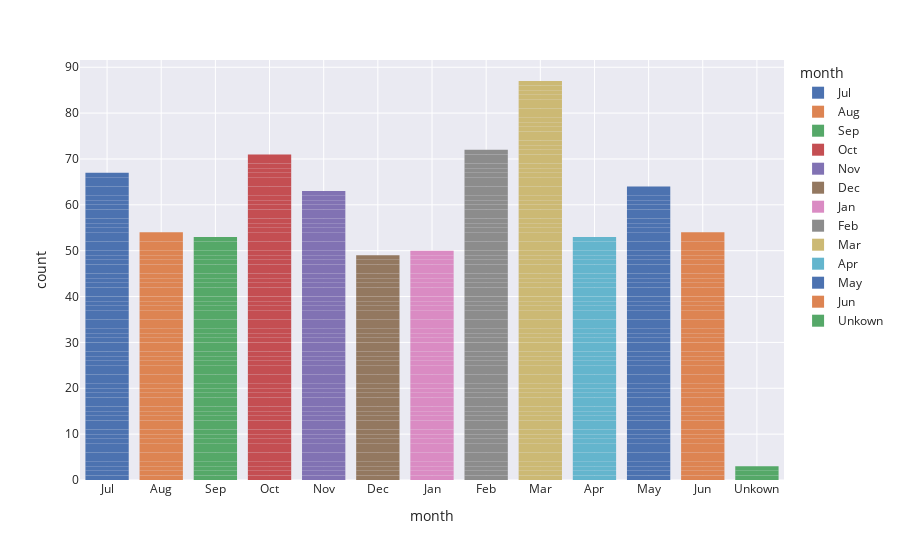

Source (notebook cell):
### Code cell
fig = px.bar(df, x="month", color="month")
fig.update_traces(dict(marker_line_width=0))
fig.show()

### Figure 1 — Plotly figure (JSON) as saved in the notebook; plotly's stock layout.template omitted (floating-point values rounded to 4 significant figures)
{"data": [{"alignmentgroup": "True", "hovertemplate": "month=%{x}<br>count=%{y}<extra></extra>", "legendgroup": "Jul", "marker": {"color": "rgb(76,114,176)", "line": {"width": 0}, "pattern": {"shape": ""}}, "name": "Jul", "offsetgroup": "Jul", "orientation": "v", "showlegend": true, "textposition": "auto", "type": "bar", "x": ["Jul", "Jul", "Jul", "Jul", "Jul", "Jul", "Jul", "Jul", "Jul", "Jul", "Jul", "Jul", "Jul", "Jul", "Jul", "Jul", "Jul", "Jul", "Jul", "Jul", "Jul", "Jul", "Jul", "Jul", "Jul", "Jul", "Jul", "Jul", "Jul", "Jul", "Jul", "Jul", "Jul", "Jul", "Jul", "Jul", "Jul", "Jul", "Jul", "Jul", "Jul", "Jul", "Jul", "Jul", "Jul", "Jul", "Jul", "Jul", "Jul", "Jul", "Jul", "Jul", "Jul", "Jul", "Jul", "Jul", "Jul", "Jul", "Jul", "Jul", "Jul", "Jul", "Jul", "Jul", "Jul", "Jul", "Jul"], "xaxis": "x", "y": [1, 1, 1, 1, 1, 1, 1, 1, 1, 1, 1, 1, 1, 1, 1, 1, 1, 1, 1, 1, 1, 1, 1, 1, 1, 1, 1, 1, 1, 1, 1, 1, 1, 1, 1, 1, 1, 1, 1, 1, 1, 1, 1, 1, 1, 1, 1, 1, 1, 1, 1, 1, 1, 1, 1, 1, 1, 1, 1, 1, 1, 1, 1, 1, 1, 1, 1], "yaxis": "y"}, {"alignmentgroup": "True", "hovertemplate": "month=%{x}<br>count=%{y}<extra></extra>", "legendgroup": "Aug", "marker": {"color": "rgb(221,132,82)", "line": {"width": 0}, "pattern": {"shape": ""}}, "name": "Aug", "offsetgroup": "Aug", "orientation": "v", "showlegend": true, "textposition": "auto", "type": "bar", "x": ["Aug", "Aug", "Aug", "Aug", "Aug", "Aug", "Aug", "Aug", "Aug", "Aug", "Aug", "Aug", "Aug", "Aug", "Aug", "Aug", "Aug", "Aug", "Aug", "Aug", "Aug", "Aug", "Aug", "Aug", "Aug", "Aug", "Aug", "Aug", "Aug", "Aug", "Aug", "Aug", "Aug", "Aug", "Aug", "Aug", "Aug", "Aug", "Aug", "Aug", "Aug", "Aug", "Aug", "Aug", "Aug", "Aug", "Aug", "Aug", "Aug", "Aug", "Aug", "Aug", "Aug", "Aug"], "xaxis": "x", "y": [1, 1, 1, 1, 1, 1, 1, 1, 1, 1, 1, 1, 1, 1, 1, 1, 1, 1, 1, 1, 1, 1, 1, 1, 1, 1, 1, 1, 1, 1, 1, 1, 1, 1, 1, 1, 1, 1, 1, 1, 1, 1, 1, 1, 1, 1, 1, 1, 1, 1, 1, 1, 1, 1], "yaxis": "y"}, {"alignmentgroup": "True", "hovertemplate": "month=%{x}<br>count=%{y}<extra></extra>", "legendgroup": "Sep", "marker": {"color": "rgb(85,168,104)", "line": {"width": 0}, "pattern": {"shape": ""}}, "name": "Sep", "offsetgroup": "Sep", "orientation": "v", "showlegend": true, "textposition": "auto", "type": "bar", "x": ["Sep", "Sep", "Sep", "Sep", "Sep", "Sep", "Sep", "Sep", "Sep", "Sep", "Sep", "Sep", "Sep", "Sep", "Sep", "Sep", "Sep", "Sep", "Sep", "Sep", "Sep", "Sep", "Sep", "Sep", "Sep", "Sep", "Sep", "Sep", "Sep", "Sep", "Sep", "Sep", "Sep", "Sep", "Sep", "Sep", "Sep", "Sep", "Sep", "Sep", "Sep", "Sep", "Sep", "Sep", "Sep", "Sep", "Sep", "Sep", "Sep", "Sep", "Sep", "Sep", "Sep"], "xaxis": "x", "y": [1, 1, 1, 1, 1, 1, 1, 1, 1, 1, 1, 1, 1, 1, 1, 1, 1, 1, 1, 1, 1, 1, 1, 1, 1, 1, 1, 1, 1, 1, 1, 1, 1, 1, 1, 1, 1, 1, 1, 1, 1, 1, 1, 1, 1, 1, 1, 1, 1, 1, 1, 1, 1], "yaxis": "y"}, {"alignmentgroup": "True", "hovertemplate": "month=%{x}<br>count=%{y}<extra></extra>", "legendgroup": "Oct", "marker": {"color": "rgb(196,78,82)", "line": {"width": 0}, "pattern": {"shape": ""}}, "name": "Oct", "offsetgroup": "Oct", "orientation": "v", "showlegend": true, "textposition": "auto", "type": "bar", "x": ["Oct", "Oct", "Oct", "Oct", "Oct", "Oct", "Oct", "Oct", "Oct", "Oct", "Oct", "Oct", "Oct", "Oct", "Oct", "Oct", "Oct", "Oct", "Oct", "Oct", "Oct", "Oct", "Oct", "Oct", "Oct", "Oct", "Oct", "Oct", "Oct", "Oct", "Oct", "Oct", "Oct", "Oct", "Oct", "Oct", "Oct", "Oct", "Oct", "Oct", "Oct", "Oct", "Oct", "Oct", "Oct", "Oct", "Oct", "Oct", "Oct", "Oct", "Oct", "Oct", "Oct", "Oct", "Oct", "Oct", "Oct", "Oct", "Oct", "Oct", "Oct", "Oct", "Oct", "Oct", "Oct", "Oct", "Oct", "Oct", "Oct", "Oct", "Oct"], "xaxis": "x", "y": [1, 1, 1, 1, 1, 1, 1, 1, 1, 1, 1, 1, 1, 1, 1, 1, 1, 1, 1, 1, 1, 1, 1, 1, 1, 1, 1, 1, 1, 1, 1, 1, 1, 1, 1, 1, 1, 1, 1, 1, 1, 1, 1, 1, 1, 1, 1, 1, 1, 1, 1, 1, 1, 1, 1, 1, 1, 1, 1, 1, 1, 1, 1, 1, 1, 1, 1, 1, 1, 1, 1], "yaxis": "y"}, {"alignmentgroup": "True", "hovertemplate": "month=%{x}<br>count=%{y}<extra></extra>", "legendgroup": "Nov", "marker": {"color": "rgb(129,114,179)", "line": {"width": 0}, "pattern": {"shape": ""}}, "name": "Nov", "offsetgroup": "Nov", "orientation": "v", "showlegend": true, "textposition": "auto", "type": "bar", "x": ["Nov", "Nov", "Nov", "Nov", "Nov", "Nov", "Nov", "Nov", "Nov", "Nov", "Nov", "Nov", "Nov", "Nov", "Nov", "Nov", "Nov", "Nov", "Nov", "Nov", "Nov", "Nov", "Nov", "Nov", "Nov", "Nov", "Nov", "Nov", "Nov", "Nov", "Nov", "Nov", "Nov", "Nov", "Nov", "Nov", "Nov", "Nov", "Nov", "Nov", "Nov", "Nov", "Nov", "Nov", "Nov", "Nov", "Nov", "Nov", "Nov", "Nov", "Nov", "Nov", "Nov", "Nov", "Nov", "Nov", "Nov", "Nov", "Nov", "Nov", "Nov", "Nov", "Nov"], "xaxis": "x", "y": [1, 1, 1, 1, 1, 1, 1, 1, 1, 1, 1, 1, 1, 1, 1, 1, 1, 1, 1, 1, 1, 1, 1, 1, 1, 1, 1, 1, 1, 1, 1, 1, 1, 1, 1, 1, 1, 1, 1, 1, 1, 1, 1, 1, 1, 1, 1, 1, 1, 1, 1, 1, 1, 1, 1, 1, 1, 1, 1, 1, 1, 1, 1], "yaxis": "y"}, {"alignmentgroup": "True", "hovertemplate": "month=%{x}<br>count=%{y}<extra></extra>", "legendgroup": "Dec", "marker": {"color": "rgb(147,120,96)", "line": {"width": 0}, "pattern": {"shape": ""}}, "name": "Dec", "offsetgroup": "Dec", "orientation": "v", "showlegend": true, "textposition": "auto", "type": "bar", "x": ["Dec", "Dec", "Dec", "Dec", "Dec", "Dec", "Dec", "Dec", "Dec", "Dec", "Dec", "Dec", "Dec", "Dec", "Dec", "Dec", "Dec", "Dec", "Dec", "Dec", "Dec", "Dec", "Dec", "Dec", "Dec", "Dec", "Dec", "Dec", "Dec", "Dec", "Dec", "Dec", "Dec", "Dec", "Dec", "Dec", "Dec", "Dec", "Dec", "Dec", "Dec", "Dec", "Dec", "Dec", "Dec", "Dec", "Dec", "Dec", "Dec"], "xaxis": "x", "y": [1, 1, 1, 1, 1, 1, 1, 1, 1, 1, 1, 1, 1, 1, 1, 1, 1, 1, 1, 1, 1, 1, 1, 1, 1, 1, 1, 1, 1, 1, 1, 1, 1, 1, 1, 1, 1, 1, 1, 1, 1, 1, 1, 1, 1, 1, 1, 1, 1], "yaxis": "y"}, {"alignmentgroup": "True", "hovertemplate": "month=%{x}<br>count=%{y}<extra></extra>", "legendgroup": "Jan", "marker": {"color": "rgb(218,139,195)", "line": {"width": 0}, "pattern": {"shape": ""}}, "name": "Jan", "offsetgroup": "Jan", "orientation": "v", "showlegend": true, "textposition": "auto", "type": "bar", "x": ["Jan", "Jan", "Jan", "Jan", "Jan", "Jan", "Jan", "Jan", "Jan", "Jan", "Jan", "Jan", "Jan", "Jan", "Jan", "Jan", "Jan", "Jan", "Jan", "Jan", "Jan", "Jan", "Jan", "Jan", "Jan", "Jan", "Jan", "Jan", "Jan", "Jan", "Jan", "Jan", "Jan", "Jan", "Jan", "Jan", "Jan", "Jan", "Jan", "Jan", "Jan", "Jan", "Jan", "Jan", "Jan", "Jan", "Jan", "Jan", "Jan", "Jan"], "xaxis": "x", "y": [1, 1, 1, 1, 1, 1, 1, 1, 1, 1, 1, 1, 1, 1, 1, 1, 1, 1, 1, 1, 1, 1, 1, 1, 1, 1, 1, 1, 1, 1, 1, 1, 1, 1, 1, 1, 1, 1, 1, 1, 1, 1, 1, 1, 1, 1, 1, 1, 1, 1], "yaxis": "y"}, {"alignmentgroup": "True", "hovertemplate": "month=%{x}<br>count=%{y}<extra></extra>", "legendgroup": "Feb", "marker": {"color": "rgb(140,140,140)", "line": {"width": 0}, "pattern": {"shape": ""}}, "name": "Feb", "offsetgroup": "Feb", "orientation": "v", "showlegend": true, "textposition": "auto", "type": "bar", "x": ["Feb", "Feb", "Feb", "Feb", "Feb", "Feb", "Feb", "Feb", "Feb", "Feb", "Feb", "Feb", "Feb", "Feb", "Feb", "Feb", "Feb", "Feb", "Feb", "Feb", "Feb", "Feb", "Feb", "Feb", "Feb", "Feb", "Feb", "Feb", "Feb", "Feb", "Feb", "Feb", "Feb", "Feb", "Feb", "Feb", "Feb", "Feb", "Feb", "Feb", "Feb", "Feb", "Feb", "Feb", "Feb", "Feb", "Feb", "Feb", "Feb", "Feb", "Feb", "Feb", "Feb", "Feb", "Feb", "Feb", "Feb", "Feb", "Feb", "Feb", "Feb", "Feb", "Feb", "Feb", "Feb", "Feb", "Feb", "Feb", "Feb", "Feb", "Feb", "Feb"], "xaxis": "x", "y": [1, 1, 1, 1, 1, 1, 1, 1, 1, 1, 1, 1, 1, 1, 1, 1, 1, 1, 1, 1, 1, 1, 1, 1, 1, 1, 1, 1, 1, 1, 1, 1, 1, 1, 1, 1, 1, 1, 1, 1, 1, 1, 1, 1, 1, 1, 1, 1, 1, 1, 1, 1, 1, 1, 1, 1, 1, 1, 1, 1, 1, 1, 1, 1, 1, 1, 1, 1, 1, 1, 1, 1], "yaxis": "y"}, {"alignmentgroup": "True", "hovertemplate": "month=%{x}<br>count=%{y}<extra></extra>", "legendgroup": "Mar", "marker": {"color": "rgb(204,185,116)", "line": {"width": 0}, "pattern": {"shape": ""}}, "name": "Mar", "offsetgroup": "Mar", "orientation": "v", "showlegend": true, "textposition": "auto", "type": "bar", "x": ["Mar", "Mar", "Mar", "Mar", "Mar", "Mar", "Mar", "Mar", "Mar", "Mar", "Mar", "Mar", "Mar", "Mar", "Mar", "Mar", "Mar", "Mar", "Mar", "Mar", "Mar", "Mar", "Mar", "Mar", "Mar", "Mar", "Mar", "Mar", "Mar", "Mar", "Mar", "Mar", "Mar", "Mar", "Mar", "Mar", "Mar", "Mar", "Mar", "Mar", "Mar", "Mar", "Mar", "Mar", "Mar", "Mar", "Mar", "Mar", "Mar", "Mar", "Mar", "Mar", "Mar", "Mar", "Mar", "Mar", "Mar", "Mar", "Mar", "Mar", "Mar", "Mar", "Mar", "Mar", "Mar", "Mar", "Mar", "Mar", "Mar", "Mar", "Mar", "Mar", "Mar", "Mar", "Mar", "Mar", "Mar", "Mar", "Mar", "Mar", "Mar", "Mar", "Mar", "Mar", "Mar", "Mar", "Mar"], "xaxis": "x", "y": [1, 1, 1, 1, 1, 1, 1, 1, 1, 1, 1, 1, 1, 1, 1, 1, 1, 1, 1, 1, 1, 1, 1, 1, 1, 1, 1, 1, 1, 1, 1, 1, 1, 1, 1, 1, 1, 1, 1, 1, 1, 1, 1, 1, 1, 1, 1, 1, 1, 1, 1, 1, 1, 1, 1, 1, 1, 1, 1, 1, 1, 1, 1, 1, 1, 1, 1, 1, 1, 1, 1, 1, 1, 1, 1, 1, 1, 1, 1, 1, 1, 1, 1, 1, 1, 1, 1], "yaxis": "y"}, {"alignmentgroup": "True", "hovertemplate": "month=%{x}<br>count=%{y}<extra></extra>", "legendgroup": "Apr", "marker": {"color": "rgb(100,181,205)", "line": {"width": 0}, "pattern": {"shape": ""}}, "name": "Apr", "offsetgroup": "Apr", "orientation": "v", "showlegend": true, "textposition": "auto", "type": "bar", "x": ["Apr", "Apr", "Apr", "Apr", "Apr", "Apr", "Apr", "Apr", "Apr", "Apr", "Apr", "Apr", "Apr", "Apr", "Apr", "Apr", "Apr", "Apr", "Apr", "Apr", "Apr", "Apr", "Apr", "Apr", "Apr", "Apr", "Apr", "Apr", "Apr", "Apr", "Apr", "Apr", "Apr", "Apr", "Apr", "Apr", "Apr", "Apr", "Apr", "Apr", "Apr", "Apr", "Apr", "Apr", "Apr", "Apr", "Apr", "Apr", "Apr", "Apr", "Apr", "Apr", "Apr"], "xaxis": "x", "y": [1, 1, 1, 1, 1, 1, 1, 1, 1, 1, 1, 1, 1, 1, 1, 1, 1, 1, 1, 1, 1, 1, 1, 1, 1, 1, 1, 1, 1, 1, 1, 1, 1, 1, 1, 1, 1, 1, 1, 1, 1, 1, 1, 1, 1, 1, 1, 1, 1, 1, 1, 1, 1], "yaxis": "y"}, {"alignmentgroup": "True", "hovertemplate": "month=%{x}<br>count=%{y}<extra></extra>", "legendgroup": "May", "marker": {"color": "rgb(76,114,176)", "line": {"width": 0}, "pattern": {"shape": ""}}, "name": "May", "offsetgroup": "May", "orientation": "v", "showlegend": true, "textposition": "auto", "type": "bar", "x": ["May", "May", "May", "May", "May", "May", "May", "May", "May", "May", "May", "May", "May", "May", "May", "May", "May", "May", "May", "May", "May", "May", "May", "May", "May", "May", "May", "May", "May", "May", "May", "May", "May", "May", "May", "May", "May", "May", "May", "May", "May", "May", "May", "May", "May", "May", "May", "May", "May", "May", "May", "May", "May", "May", "May", "May", "May", "May", "May", "May", "May", "May", "May", "May"], "xaxis": "x", "y": [1, 1, 1, 1, 1, 1, 1, 1, 1, 1, 1, 1, 1, 1, 1, 1, 1, 1, 1, 1, 1, 1, 1, 1, 1, 1, 1, 1, 1, 1, 1, 1, 1, 1, 1, 1, 1, 1, 1, 1, 1, 1, 1, 1, 1, 1, 1, 1, 1, 1, 1, 1, 1, 1, 1, 1, 1, 1, 1, 1, 1, 1, 1, 1], "yaxis": "y"}, {"alignmentgroup": "True", "hovertemplate": "month=%{x}<br>count=%{y}<extra></extra>", "legendgroup": "Jun", "marker": {"color": "rgb(221,132,82)", "line": {"width": 0}, "pattern": {"shape": ""}}, "name": "Jun", "offsetgroup": "Jun", "orientation": "v", "showlegend": true, "textposition": "auto", "type": "bar", "x": ["Jun", "Jun", "Jun", "Jun", "Jun", "Jun", "Jun", "Jun", "Jun", "Jun", "Jun", "Jun", "Jun", "Jun", "Jun", "Jun", "Jun", "Jun", "Jun", "Jun", "Jun", "Jun", "Jun", "Jun", "Jun", "Jun", "Jun", "Jun", "Jun", "Jun", "Jun", "Jun", "Jun", "Jun", "Jun", "Jun", "Jun", "Jun", "Jun", "Jun", "Jun", "Jun", "Jun", "Jun", "Jun", "Jun", "Jun", "Jun", "Jun", "Jun", "Jun", "Jun", "Jun", "Jun"], "xaxis": "x", "y": [1, 1, 1, 1, 1, 1, 1, 1, 1, 1, 1, 1, 1, 1, 1, 1, 1, 1, 1, 1, 1, 1, 1, 1, 1, 1, 1, 1, 1, 1, 1, 1, 1, 1, 1, 1, 1, 1, 1, 1, 1, 1, 1, 1, 1, 1, 1, 1, 1, 1, 1, 1, 1, 1], "yaxis": "y"}, {"alignmentgroup": "True", "hovertemplate": "month=%{x}<br>count=%{y}<extra></extra>", "legendgroup": "Unkown", "marker": {"color": "rgb(85,168,104)", "line": {"width": 0}, "pattern": {"shape": ""}}, "name": "Unkown", "offsetgroup": "Unkown", "orientation": "v", "showlegend": true, "textposition": "auto", "type": "bar", "x": ["Unkown", "Unkown", "Unkown"], "xaxis": "x", "y": [1, 1, 1], "yaxis": "y"}], "layout": {"barmode": "relative", "legend": {"title": {"text": "month"}, "tracegroupgap": 0}, "margin": {"t": 60}, "xaxis": {"anchor": "y", "categoryarray": ["Jul", "Aug", "Sep", "Oct", "Nov", "Dec", "Jan", "Feb", "Mar", "Apr", "May", "Jun", "Unkown"], "categoryorder": "array", "domain": [0, 1], "title": {"text": "month"}}, "yaxis": {"anchor": "x", "domain": [0, 1], "title": {"text": "count"}}}}
